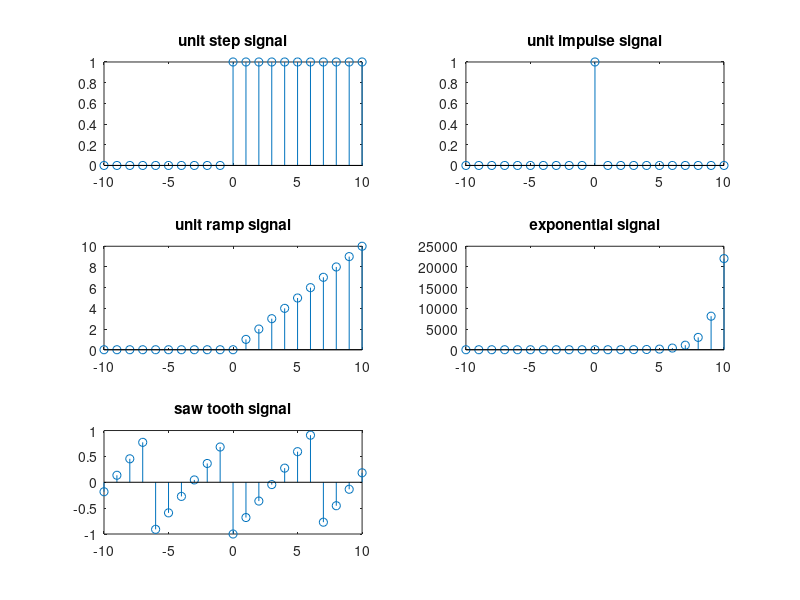

The MATLAB script that drew this image:
clc;
clear all;
x= -10:1:10;
for i=x
    if (i<0)
        a(11+i)=0;
        r(11+i)=0;
    else
        a(11+i)=1;
        r(11+i)=i;
    end
    if (i==0)
        b(11+i)=1;
    else
        b(11+i)=0;
        
    end
    ex(11+i)= exp(i) ;
    s= sawtooth(x);
end
figure (1)
subplot(3,2,1);
stem (x,a);
title("unit step signal");
subplot (3,2,2);
stem(x,b);
title("unit impulse signal");
subplot(3,2,3);
stem (x, r);
title("unit ramp signal");
subplot(3,2,4);
stem(x,ex);
title("exponential signal");
subplot(3,2,5);
stem(x,s);
title("saw tooth signal");
   
    